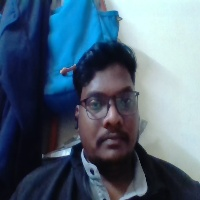
#> input picture data/raw/bala/color/001.jpg, 200 x 200 px, given in place of the camera
$ python -i multi_person_capture.py   (imports and definitions only)
#> lines starting #> are read from the running program, lines starting #| are printed output that depends on the picture; after the words box and inside, x2 and y2 are one past the last pixel; in counts of white or black regions, pixels touching at a corner belong together
#!/usr/bin/env python3
"""
Auto Capture With Popup Dialog (Tkinter + OpenCV)
"""
import cv2
from pathlib import Path
import tkinter as tk
from tkinter import simpledialog

def ensure_dir(path):
    Path(path).mkdir(parents=True, exist_ok=True)

def capture_user(username, count=20, camera_idx=0, out_base="data"):
#> called with username = '../../data/raw/bala/color/001.jpg', count = 20, camera_idx = 0, out_base = 'data'
    user_color_dir = Path(out_base) / username / "color"
    user_gray_dir = Path(out_base) / username / "gray"

    ensure_dir(user_color_dir)
    ensure_dir(user_gray_dir)

    cap = cv2.VideoCapture(camera_idx)
    if not cap.isOpened():
        print("[ERROR] Cannot open camera.")
        return

    cascade = cv2.CascadeClassifier(
        cv2.data.haarcascades + "haarcascade_frontalface_default.xml"
    )

    saved = 0
    print(f"[INFO] Auto-capturing {count} images for {username}...")

    cv2.namedWindow("Auto Capture", cv2.WINDOW_NORMAL)
    cv2.setWindowProperty("Auto Capture", cv2.WND_PROP_TOPMOST, 1)

    try:
        while saved < count:
            ret, frame = cap.read()
#> frame is the input picture: shape (200, 200, 3); mean B, G, R 120.9, 101.9, 81.2
            if not ret:
                break

            display = frame.copy()
            gray = cv2.cvtColor(frame, cv2.COLOR_BGR2GRAY)
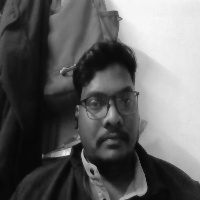
#> gray: shape (200, 200); min 4, max 248, mean 97.9

            faces = cascade.detectMultiScale(
                gray, scaleFactor=1.1, minNeighbors=5, minSize=(80, 80)
            )
#> faces = [[65, 66, 94, 94]]

            for (x, y, w, h) in faces:
                cv2.rectangle(display, (x, y), (x + w, y + h), (0, 255, 0), 2)
#> this loop made 1 pass
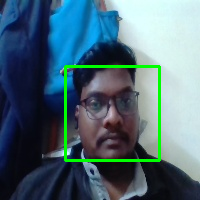
#> display: shape (200, 200, 3); 2.81% of pixels changed, all inside (x1, y1, x2, y2) = (64, 65, 161, 162)

            cv2.putText(display, f"Captured: {saved}/{count}", (10, 30),
                        cv2.FONT_HERSHEY_SIMPLEX, 0.9, (0, 255, 0), 2)
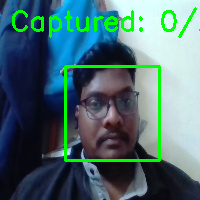
#> display: shape (200, 200, 3); 3.01% of pixels changed, all inside (x1, y1, x2, y2) = (12, 7, 200, 38)

            cv2.imshow("Auto Capture", display)

            if len(faces) > 0:
                x, y, w, h = faces[0]
#> x = 65; y = 66; w = 94; h = 94

                full_color = cv2.resize(frame, (200, 200))
                fname = f"{saved + 1:03d}.jpg"
                cv2.imwrite(str(user_color_dir / fname), full_color)

                face_crop = frame[y:y + h, x:x + w]
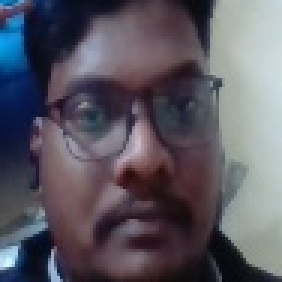
#> face_crop: shape (94, 94, 3) (shown 3 times larger); mean B, G, R 98.1, 87.8, 90.7
                if face_crop.size > 0:
                    face_gray = cv2.cvtColor(face_crop, cv2.COLOR_BGR2GRAY)
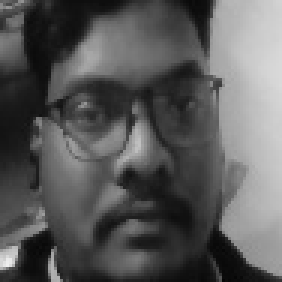
#> face_gray: shape (94, 94) (shown 3 times larger); min 5, max 238, mean 89.8
                    face_gray = cv2.resize(face_gray, (200, 200))
#> face_gray: shape (200, 200)
                    cv2.imwrite(str(user_gray_dir / fname), face_gray)
                    saved += 1

                cv2.waitKey(150)

            if cv2.waitKey(1) & 0xFF == 27:
#> (key Esc is pressed here)
                break

    finally:
        cap.release()
        cv2.destroyAllWindows()

    print(f"[INFO] Finished capturing {saved} images for '{username}'.")


def ask_username_popup():
    root = tk.Tk()
    root.withdraw()
    root.attributes("-topmost", True)
    username = simpledialog.askstring("User Name", "Enter Username:", parent=root)
    root.destroy()
    return username

# [7 lines not run here, left out]

>>> result = capture_user('../../data/raw/bala/color/001.jpg')
